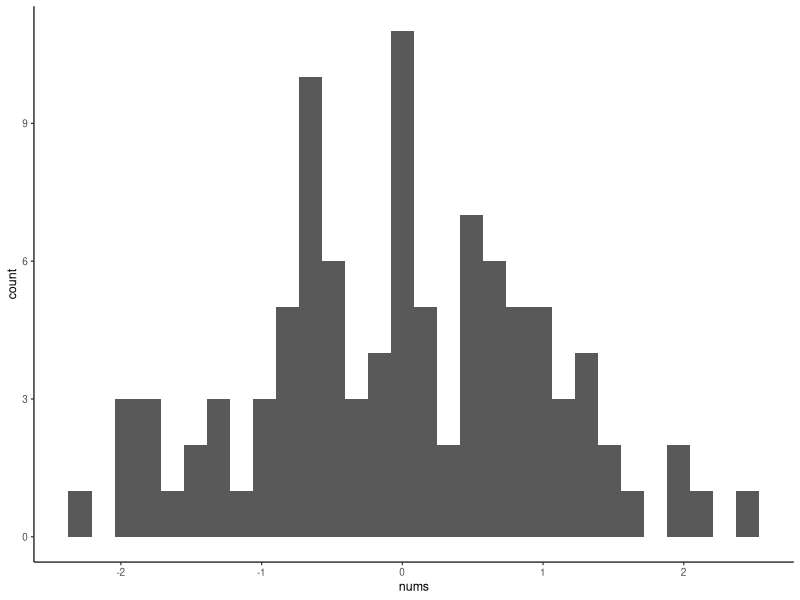

Generate this figure with R:
## ---- chunk 1
nums<-rnorm(100,0,1)
df<-data.frame(s=1:100,nums)
library(ggplot2)
ggplot(df, aes(x=nums))+
  geom_histogram()+
  theme_classic(base_size=9)
